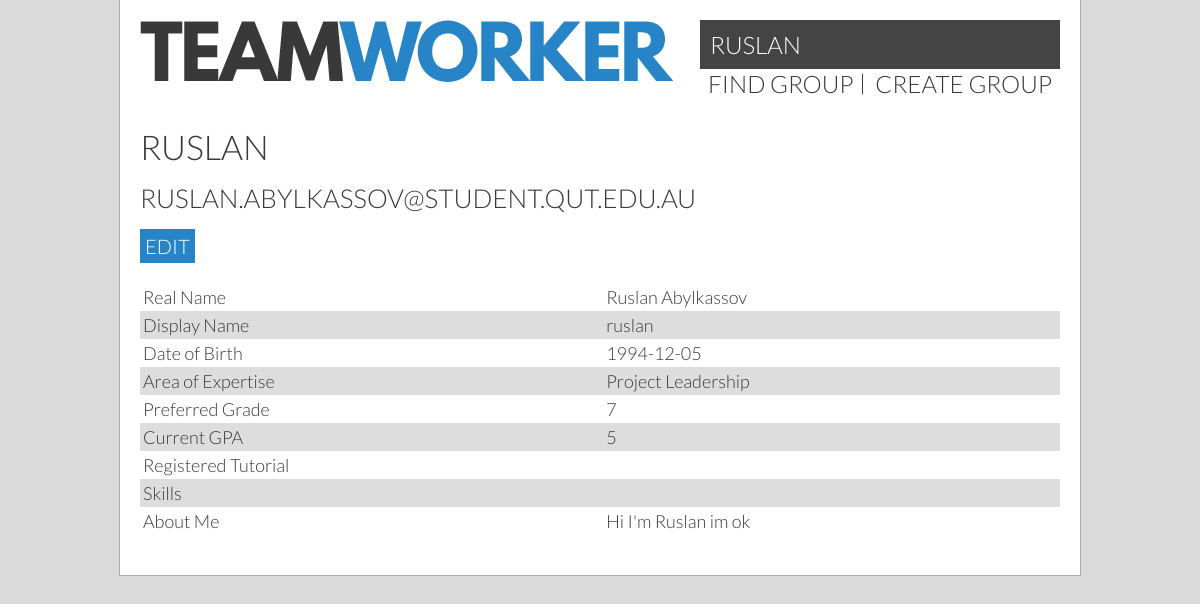
Before: /profile.php (signed in) with the older database file.
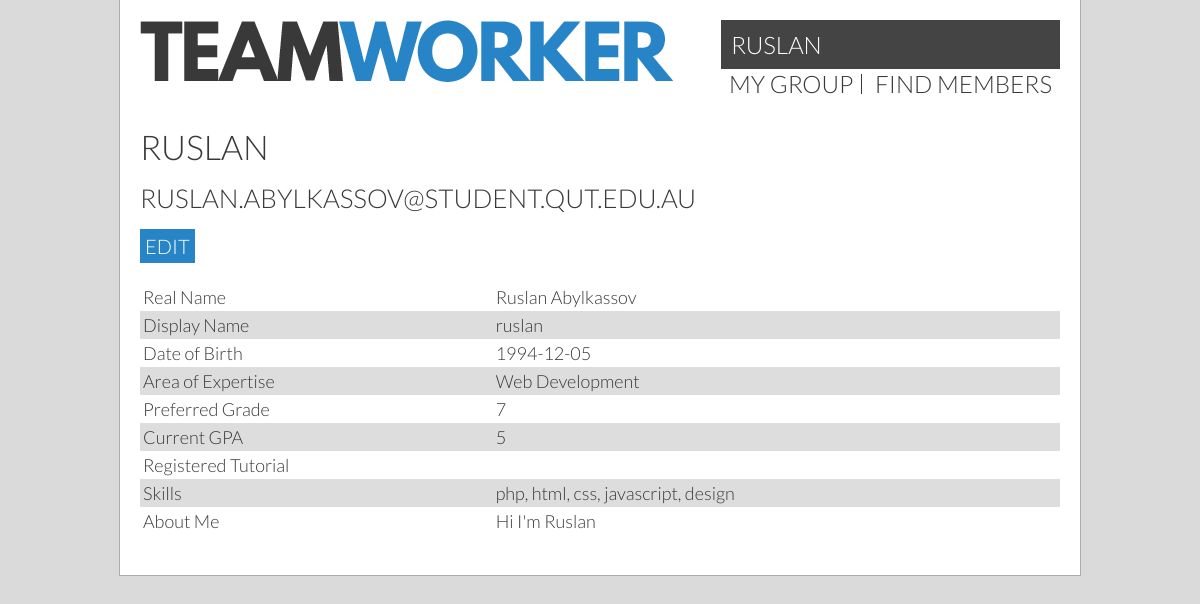
After: the same page with the newer database file.
### tables this page shows
CREATE TABLE `users` (
  `id` int(11) unsigned NOT NULL AUTO_INCREMENT,
  `permissions` int(11) NOT NULL DEFAULT '1',
  `currentGroup` int(11) DEFAULT '0',
  `groupLeader` tinyint(1) DEFAULT NULL,
  `name` varchar(40) DEFAULT NULL,
  `displayName` varchar(30) DEFAULT NULL,
  `email` varchar(40) DEFAULT NULL,
  `password` char(64) DEFAULT NULL,
  `dob` date DEFAULT NULL,
  `mainArea` varchar(30) DEFAULT NULL,
  `skills` text,
  `gpa` double DEFAULT NULL,
  `goal` double DEFAULT NULL,
  `bio` varchar(300) DEFAULT NULL,
  `studentID` varchar(255) DEFAULT NULL,
  PRIMARY KEY (`id`),
  UNIQUE KEY `email` (`email`),
  UNIQUE KEY `studentID` (`studentID`)
);

### userHandler.php (called while the page is built, shortened)
<?php
include_once('pdo.inc');
if(isset($_SESSION['id'])) {
  $sessionId = $_SESSION['id'];
  $query = ('SELECT * FROM users WHERE id = :id');
  $statement = $db -> prepare($query);
  $statement -> bindValue(':id', $sessionId);
  if (!$statement -> execute()) { print_r($statement->errorInfo()); }
  $result = $statement -> fetch(PDO::FETCH_ASSOC);
  $realName = $result['name'];
  if($result['displayName'] == "") {
    $userName = $realName;
  } else {
    $userName = $result['displayName'];
  }
  $userEmail = $result['email'];
  $dob = $result['dob'];
  $areaExpertise = $result['mainArea'];
  $bio = $result['bio'];
  $gpa = $result['gpa'];
  $goal = $result['goal'];
  $group = $result['currentGroup'];
  $skills = $result['skills'];
  $role = $result['permissions'];
}
?>

### profile.php (the view, shortened to what this page needs)
<?php include_once 'userHandler.php' ?>
<!DOCTYPE HTML>
<html>
<head>
  <?php include "stylesheets.inc"; ?>
</head>
<body>
  <main>
    <?php include "header.inc"; ?>
    <div class="content" id="readonly">
      <h1><?=$userName?></h1>
      <h2><?=$userEmail?></h2>
      <a class="button" onclick="showEditor()">Edit</a>
      <table>
        <tr><td>Real Name</td> <td><?=$realName?></td></tr>
        <tr><td>Display Name</td> <td><?=$userName?></td></tr>
        <tr><td>Date of Birth</td> <td><?=$dob?></td></tr>
        <tr><td>Area of Expertise</td>  <td><?=$areaExpertise?></td></tr>
        <tr><td>Preferred Grade</td>  <td><?=$goal?></td></tr>
        <tr><td>Current GPA</td>  <td><?=$gpa?></td></tr>
        <tr><td>Registered Tutorial</td>  <td></td></tr>
        <tr><td>Skills</td>  <td><?=$skills?></td></tr>
        <tr><td>About Me</td> <td><?=$bio?></td></tr>
      </table>
    </div>
  </main>
</body>
</html>

### stylesheets.inc (shortened to what this page needs)
<link href='style.css' rel='stylesheet' type='text/css'>
<link href='colour.css' rel='stylesheet' type='text/css'>

### header.inc
<header>
    <a href="/" id="logo"><img src="_resources/teamworker.png"></a>
    <?php include "nav.inc"; ?>
</header>

### nav.inc
<nav>
  <div class="topNavProfile">
    <a href='/?page=profile'><?=$userName?></a>
  </div>
  <ul>
    <?php if($group != 0) { ?>
      <li><a href="list.php">my group</a></li>
      <li><a href="filters.php">find members</a></li>
    <?php } ?>
    <?php if($group == 0 AND $role == 1) { ?>
      <li><a href="searchGroup.php">find group</a></li>
      <li><a href="createGroup.php">create group</a></li>
    <?php } ?>
  </ul>
</nav>

### style.css (style rules this page uses)
body { margin: 0; padding:0; font-family: 'Lato', sans-serif; font-weight: 300; font-size:20px; }
main { width:960px; height:auto; margin:0 auto; }
.content { margin: 20px; overflow: auto; }
h1 { font-weight:300; font-size:1.7em; text-transform:uppercase; margin: 15px 0; }
.content h1:first-child { margin-top:0; }
h2 { font-weight:300; font-size:1.3em; text-transform:uppercase; margin:15px 0; }
a { text-decoration:none; color:inherit; transition: opacity 0.3s ease; }
.button { display: inline-block; padding: 5px; text-transform: uppercase; color: #fff; background-color: #2785c7; }
header { padding:20px; }
#logo { display:inline-block; }
nav { font-size:1.2em; text-transform: uppercase; display:inline-block; float:right; }
nav ul { list-style:none; padding:0; margin:0; }
nav li { display:inline-block; border-right:1px solid #393939; padding:0 8px; line-height:20px; }
nav ul li:last-child { border-right:none; }
.topNavProfile { background: #444; padding: 10px; }
.topNavProfile a { color: #fff; }
table { width:100%; box-sizing:border-box; font-size:0; border-spacing:0; margin:20px 0; }
td, th { font-size:18px; padding:3px; margin:0; text-align:left; min-height:1em; }

### colour.css (style rules this page uses)
body, .grain { background-color:#dadada; background-image:url(_resources/15p-grey.jpg); }
main { background-color:white; }
tr:nth-child(even) { background-color:#ddd; }
body, main { color:#393939; }
main { border: 1px solid #a8aeaf; border-top:none; }

Changed rows visible on the page:
changed users "RUSLAN": currentGroup 0 → 21 (drawn); mainArea "Project Leadership" → "Web Development"; skills (not shown) → "php, html, css, javascript, design"; bio "Hi I'm Ruslan im ok" → "Hi I'm Ruslan"
Other visible differences:
text no longer shown: "FIND GROUP CREATE GROUP"
text now shown: "MY GROUP FIND MEMBERS"
